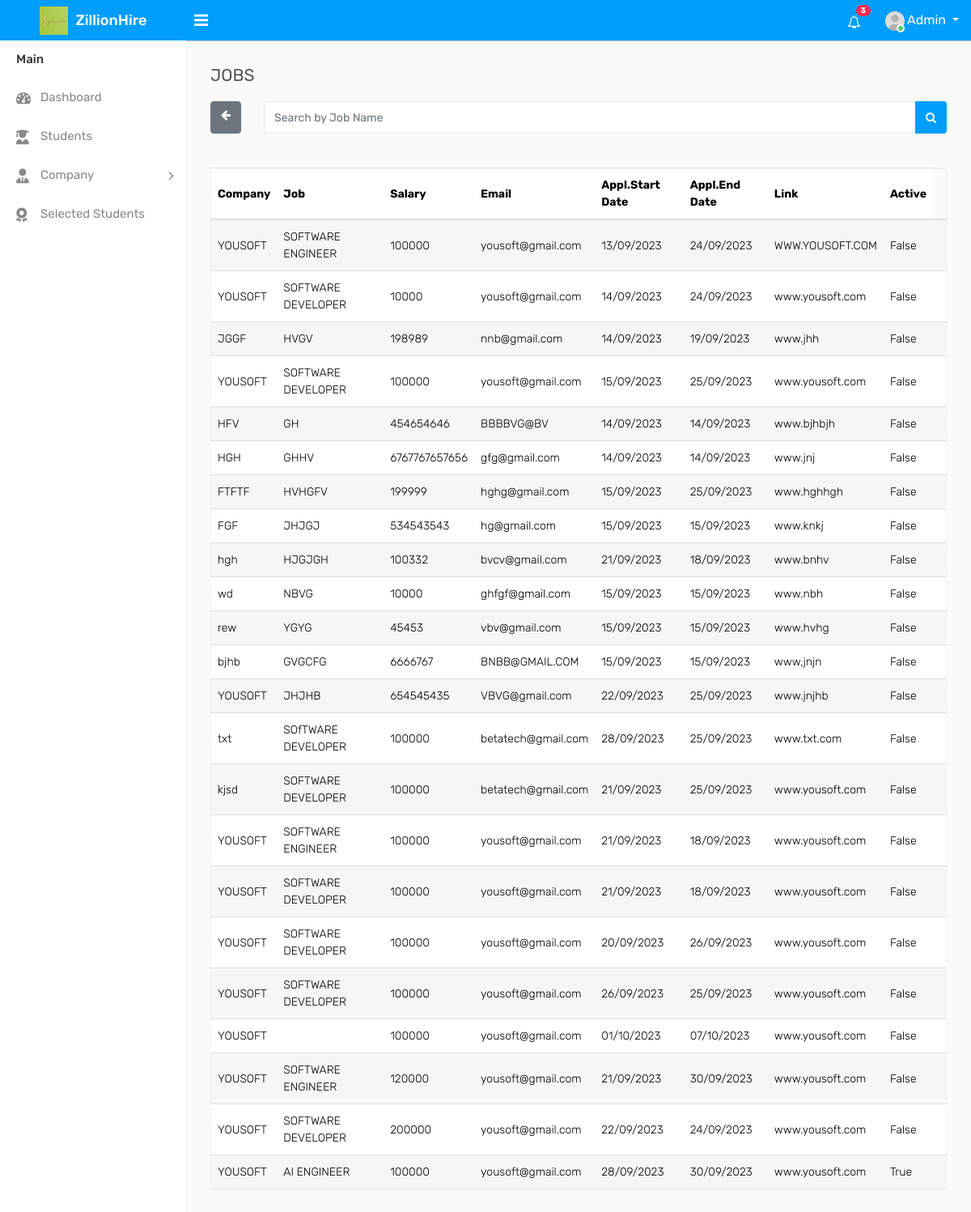
The page /jobslist on the database its author committed.
### website/models.py (models this page shows, shortened)
class Jobs(models.Model):
    cname = models.CharField(max_length=100)
    jname = models.CharField(max_length=100)
    salary = models.IntegerField()
    email = models.EmailField(max_length=100)
    sdate = models.CharField(max_length=100)
    edate = models.CharField(max_length=100)
    link = models.CharField(max_length=100)
    is_active=models.BooleanField(default=True)
    criteria= models.ImageField(upload_to='images/',blank= True,null=True)

### website/views.py (the view)
# urls.py: path('jobslist',jobslist, name='jobslist'),
def jobslist(request):
    job_list= Jobs.objects.all()
    context = {'job_list': job_list}
    return render(request, 'admin/admin_jobtable.html', context)

### templates/admin/admin_jobtable.html (shortened to what this page needs)
<!DOCTYPE html>
{% load static %}
<html lang="en">
<head>
    <link rel="stylesheet" type="text/css" href="{% static 'assets_admin/css/bootstrap.min.css'%}">
    <link rel="stylesheet" href="https://cdnjs.cloudflare.com/ajax/libs/font-awesome/5.15.3/css/all.min.css">
    <link rel="stylesheet" href="https://cdnjs.cloudflare.com/ajax/libs/font-awesome/6.3.0/css/all.min.css">
    <link rel="stylesheet" type="text/css" href="{% static 'assets_admin/css/font-awesome.min.css'%}">
    <link rel="stylesheet" type="text/css" href="{% static 'assets_admin/css/select2.min.css'%}">
    <link rel="stylesheet" type="text/css" href="{% static 'assets_admin/css/bootstrap-datetimepicker.min.css'%}">
    <link rel="stylesheet" type="text/css" href="{% static 'assets_admin/css/style.css'%}">
</head>
<body>
    <div class="main-wrapper">
                <div class="header">
                    <div class="header-left">
                        <a href="{% url 'admin_index2' %}" class="logo">
                            <img src="{% static 'assets_admin/img/logo.png' %}" width="35" height="35" alt=""> <span>ZillionHire</span>
                        </a>
                    </div>
                    <a id="toggle_btn" href="javascript:void(0);"><i class="fa fa-bars"></i></a>
                    <ul class="nav user-menu float-right">
                        <li class="nav-item dropdown d-none d-sm-block">
                            <a href="#" class="dropdown-toggle nav-link" data-toggle="dropdown"><i class="fa fa-bell-o"></i> <span class="badge badge-pill bg-danger float-right">3</span></a>
                        </li>
                        <li class="nav-item dropdown has-arrow">
                            <a href="#" class="dropdown-toggle nav-link user-link" data-toggle="dropdown">
                                <span class="user-img">
                                    <img class="rounded-circle" src="{% static 'assets_admin/img/user.jpg' %}" width="24" alt="Admin">
                                    <span class="status online"></span>
                                </span>
                                <span>Admin</span>
                            </a>
                        </li>
                    </ul>
                </div>
                <div class="sidebar" id="sidebar">
                    <div class="sidebar-inner slimscroll">
                        <div id="sidebar-menu" class="sidebar-menu">
                            <ul>
                                <li class="menu-title">Main</li>
                                <li>
                                    <a href="{% url 'admin_index2' %}"><i class="fa fa-dashboard"></i> <span>Dashboard</span></a>
                                </li>
                                <li>
                                    <a href="{% url 'admin_poststudent' %}"><i class="fa-solid fa-user-graduate"></i> <span>Students</span></a>
                                </li>
                                <li class="submenu" class="active">
                                    <a href="#"><i class="fas fa-user-tie"></i> <span> Company </span> <span class="menu-arrow"></span></a>
                                </li>
                                <li>
                                    <a href="{% url 'admin_poststudent' %}"><i class="fa-solid fa-award"></i> <span>Selected Students</span></a>
                                </li>
                            </ul>
                            </div>
                        </div>
                    </div>
                    <div class="page-wrapper">
                        <div class="content">
                            <div class="row">
                                <div class="col-sm-4 col-3">
                                    <h4 class="page-title">JOBS</h4>
                                </div>
                            </div>
                            <div class="row">
                                <div class="col-md-12">
                                    <form id="search-form" method="GET" action="{% url 'search_job' %}">
                                        <div class="input-group">
                                            <a href="{% url 'jobslist' %}" class="btn btn-secondary"><i class="fa fa-arrow-left"></i></a>&ensp;&ensp;&ensp;&ensp;
                                            <input type="text" class="form-control" name="jobsname" placeholder="Search by Job Name">
                                            <div class="input-group-append">
                                                <button class="btn btn-primary" type="submit"><i class="fa fa-search"></i> </button>
                                            </div>
                                        </div>
                                    </form>
                                </div>
                            </div><br><br>
                            <div class="row">
                                <div class="col-md-12">
                                    <div class="table-responsive">
                                        <table class="table table-striped custom-table">
                                            <thead>
                                                <tr>
                                                    <th>Company</th>
                                                    <th>Job</th>
                                                    <th>Salary</th>
                                                    <th>Email</th>
                                                    <th>Appl.Start Date</th>
                                                    <th>Appl.End Date</th>
                                                    <th>Link</th>
                                                    <th>Active</th>
                                                </tr>
                                            </thead>
                                            <tbody>
                                                <tbody>
                                                    {% for job in job_list %}
                                                    <tr>
                                                        <td>{{ job.cname }}</td>
                                                        <td>{{ job.jname }}</td>
                                                        <td>{{ job.salary }}</td>
                                                        <td>{{ job.email }}</td>
                                                        <td>{{ job.sdate }}</td>
                                                        <td>{{ job.edate }}</td>
                                                        <td>{{ job.link }}</td>
                                                        <td>{{ job.is_active }}</td>
                                                        <td class="text-right">
                                                        </td>
                                                    </tr>
                                                    {% endfor %}
                                                </tbody>
                                            </tbody>
                                        </table>
                                    </div>
                                </div>
                            </div>
                        </div>
    </div>
                  </body>
</html>

### rows shown on the page
Jobs: cname "YOUSOFT", jname "SOFTWARE ENGINEER", salary "100000", email "yousoft@gmail.com", sdate "13/09/2023", edate "24/09/2023", link "WWW.YOUSOFT.COM", is_active "False"
Jobs: cname "YOUSOFT", jname "SOFTWARE DEVELOPER", salary "10000", email "yousoft@gmail.com", sdate "14/09/2023", edate "24/09/2023", link "www.yousoft.com", is_active "False"
Jobs: cname "JGGF", jname "HVGV", salary "198989", email "nnb@gmail.com", sdate "14/09/2023", edate "19/09/2023", link "www.jhh", is_active "False"
Jobs: cname "YOUSOFT", jname "SOFTWARE DEVELOPER", salary "100000", email "yousoft@gmail.com", sdate "15/09/2023", edate "25/09/2023", link "www.yousoft.com", is_active "False"
Jobs: cname "HFV", jname "GH", salary "454654646", email "BBBBVG@BV", sdate "14/09/2023", edate "14/09/2023", link "www.bjhbjh", is_active "False"
Jobs: cname "HGH", jname "GHHV", salary "6767767657656", email "gfg@gmail.com", sdate "14/09/2023", edate "14/09/2023", link "www.jnj", is_active "False"
Jobs: cname "FTFTF", jname "HVHGFV", salary "199999", email "hghg@gmail.com", sdate "15/09/2023", edate "25/09/2023", link "www.hghhgh", is_active "False"
Jobs: cname "FGF", jname "JHJGJ", salary "534543543", email "hg@gmail.com", sdate "15/09/2023", edate "15/09/2023", link "www.knkj", is_active "False"
Jobs: cname "hgh", jname "HJGJGH", salary "100332", email "bvcv@gmail.com", sdate "21/09/2023", edate "18/09/2023", link "www.bnhv", is_active "False"
Jobs: cname "wd", jname "NBVG", salary "10000", email "ghfgf@gmail.com", sdate "15/09/2023", edate "15/09/2023", link "www.nbh", is_active "False"
Jobs: cname "rew", jname "YGYG", salary "45453", email "vbv@gmail.com", sdate "15/09/2023", edate "15/09/2023", link "www.hvhg", is_active "False"
Jobs: cname "bjhb", jname "GVGCFG", salary "6666767", email "BNBB@GMAIL.COM", sdate "15/09/2023", edate "15/09/2023", link "www,jnjn", is_active "False"
Jobs: cname "YOUSOFT", jname "JHJHB", salary "654545435", email "VBVG@gmail.com", sdate "22/09/2023", edate "25/09/2023", link "www.jnjhb", is_active "False"
Jobs: cname "txt", jname "SOfTWARE DEVELOPER", salary "100000", email "betatech@gmail.com", sdate "28/09/2023", edate "25/09/2023", link "www.txt.com", is_active "False"
Jobs: cname "kjsd", jname "SOFTWARE DEVELOPER", salary "100000", email "betatech@gmail.com", sdate "21/09/2023", edate "25/09/2023", link "www.yousoft.com", is_active "False"
Jobs: cname "YOUSOFT", jname "SOFTWARE ENGINEER", salary "100000", email "yousoft@gmail.com", sdate "21/09/2023", edate "18/09/2023", link "www.yousoft.com", is_active "False"
Jobs: cname "YOUSOFT", jname "SOFTWARE DEVELOPER", salary "100000", email "yousoft@gmail.com", sdate "21/09/2023", edate "18/09/2023", link "www.yousoft.com", is_active "False"
Jobs: cname "YOUSOFT", jname "SOFTWARE DEVELOPER", salary "100000", email "yousoft@gmail.com", sdate "20/09/2023", edate "26/09/2023", link "www.yousoft.com", is_active "False"
Jobs: cname "YOUSOFT", jname "SOFTWARE DEVELOPER", salary "100000", email "yousoft@gmail.com", sdate "26/09/2023", edate "25/09/2023", link "www.yousoft.com", is_active "False"
Jobs: cname "YOUSOFT", salary "100000", email "yousoft@gmail.com", sdate "01/10/2023", edate "07/10/2023", link "www.yousoft.com", is_active "False"
Jobs: cname "YOUSOFT", jname "SOFTWARE ENGINEER", salary "120000", email "yousoft@gmail.com", sdate "21/09/2023", edate "30/09/2023", link "www.yousoft.com", is_active "False"
Jobs: cname "YOUSOFT", jname "SOFTWARE DEVELOPER", salary "200000", email "yousoft@gmail.com", sdate "22/09/2023", edate "24/09/2023", link "www.yousoft.com", is_active "False"
Jobs: cname "YOUSOFT", jname "AI ENGINEER", salary "100000", email "yousoft@gmail.com", sdate "28/09/2023", edate "30/09/2023", link "www.yousoft.com", is_active "True"
